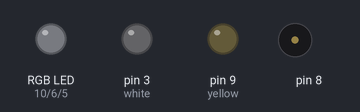
Bench run of a sketch on a simulated Arduino Uno, built with avr-gcc and run on an emulated ATmega328P. Parts: an RGB LED mixed from three pins (HIGH = lit), output pins drawn as LEDs (lit = HIGH), buzzer (waves = sounding). Dim RGB values are drawn brighter than linear.

Above: at 0.05 s.
At 0.35 s:
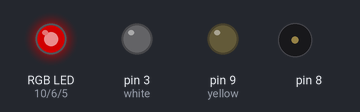
At 0.7 s:
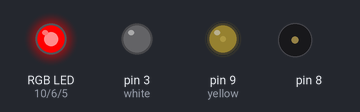
At 1.35 s:
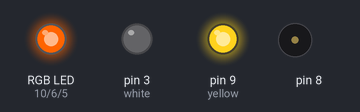
At 2.0 s:
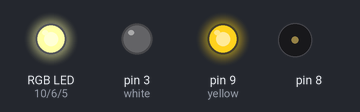
At 2.7 s:
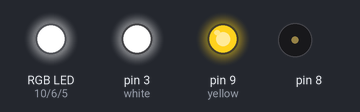
Timing chart, 0 to 6.2 s (numbered marks = the images above):
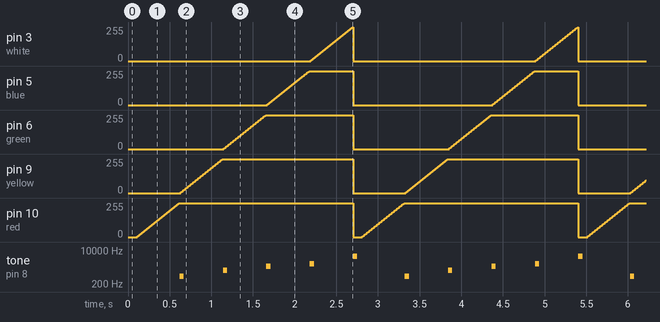

The sketch:

fun.ino
```cpp
int red = 10;
int yellow = 9;
int green = 6;
int blue = 5;
int white = 3;


void setup() {
   pinMode(red, OUTPUT);
   pinMode(yellow, OUTPUT);
   pinMode(green, OUTPUT);
   pinMode(blue, OUTPUT);
   pinMode(white, OUTPUT);

}

void loop() {

  delay(100);
  int g = 10;
  for (int fadeValue = 0 ; fadeValue <= 255; fadeValue += 5) {
    analogWrite(red, fadeValue);
    delay(g);
  }
  tone(8, 500, 50);
  for (int fadeValue = 0 ; fadeValue <= 255; fadeValue += 5) {
    analogWrite(yellow, fadeValue);
    delay(g);
  }
  tone(8, 1000, 50);
  for (int fadeValue = 0 ; fadeValue <= 255; fadeValue += 5) {
    analogWrite(green, fadeValue);
    delay(g);
  }
  tone(8, 1500, 50);
  for (int fadeValue = 0 ; fadeValue <= 255; fadeValue += 5) {
    analogWrite(blue, fadeValue);
    delay(g);
  }
  tone(8, 2000, 50);
  for (int fadeValue = 0 ; fadeValue <= 255; fadeValue += 5) {
    analogWrite(white, fadeValue);
    delay(g);
  }
  tone(8, 2500, 50);
  digitalWrite(red, LOW);
  digitalWrite(yellow, LOW);
  digitalWrite(green, LOW);
  digitalWrite(blue, LOW);
  digitalWrite(white, LOW);
  tone(8, 5000, 50);

}
```

Measured:
- by itself, pin 3 (white), pin 5 (blue), pin 6 (green), pin 9 (yellow), pin 10 (red): ramps from 0/255 to 255/255 and jumps back, once every 2.7 s
- by itself, tone on pin 8: repeats every 2.7 s: silent 0.47 s, 1000 Hz 0.05 s, silent 0.47 s, 1500 Hz 0.05 s, silent 0.47 s, 2000 Hz 0.05 s, silent 0.47 s, 5000 Hz 0.05 s, silent 0.57 s, 500 Hz 0.05 s
